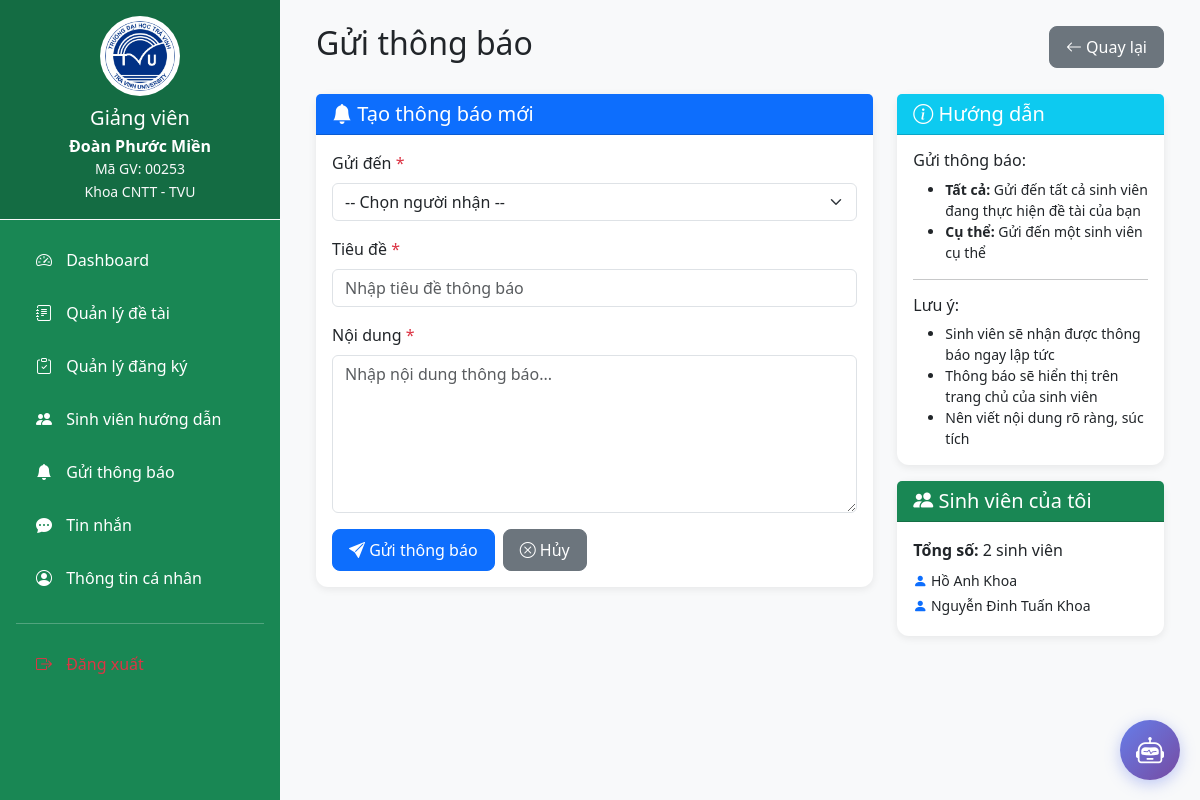
Page /public/teacher/sendNotificationForm (signed in) on the committed database.
### tables this page shows
CREATE TABLE `registrations` (
  `registration_id` int(11) NOT NULL,
  `student_id` int(11) NOT NULL,
  `topic_id` int(11) NOT NULL,
  `status` enum('pending','approved','rejected') DEFAULT 'pending',
  `registered_at` timestamp NOT NULL DEFAULT current_timestamp(),
  `approved_at` timestamp NULL DEFAULT NULL
);

CREATE TABLE `users` (
  `user_id` int(11) NOT NULL,
  `username` varchar(100) NOT NULL,
  `password` varchar(255) NOT NULL,
  `full_name` varchar(255) NOT NULL,
  `email` varchar(150) NOT NULL,
  `role` enum('admin','teacher','student') NOT NULL DEFAULT 'student',
  `student_code` varchar(50) DEFAULT NULL,
  `phone` varchar(20) DEFAULT NULL,
  `created_at` timestamp NOT NULL DEFAULT current_timestamp(),
  `updated_at` timestamp NOT NULL DEFAULT current_timestamp() ON UPDATE current_timestamp(),
  `deleted_at` timestamp NULL DEFAULT NULL,
  `last_login` timestamp NULL DEFAULT NULL
);

### app/core/Controller.php (called while the page is built, shortened)
<?php
class Controller {
    public function model($model) {
        return new $model();
    }
    public function view($view, $data = []) {
        require_once '../app/views/' . $view . '.php';
    }
}

### app/controllers/TeacherController.php (called while the page is built, shortened)
<?php
class TeacherController extends Controller {
    private function checkTeacherSession() {
        return $_SESSION['user_id'];
    }
    public function sendNotification() {
        $teacherId = $this->checkTeacherSession();
        $registrationModel = $this->model('Registration');
        $students = $registrationModel->getByTeacherId($teacherId);
        $approvedStudents = array_filter($students, function($s) {
            return $s['status'] === 'approved';
        });
        $data = [
            'title' => 'Gửi thông báo',
            'students' => $approvedStudents
        ];
        $this->view('teacher/send_notification', $data);
    }
    public function sendNotificationForm() {
        $this->sendNotification();
    }
}

### app/core/App.php (called while the page is built, shortened)
<?php
class App {
    protected $method = 'login';
    public function __construct() {
        $url = $this->parseUrl();
        if (isset($url[0]) && file_exists('../app/controllers/' . ucfirst($url[0]) . 'Controller.php')) {
            unset($url[0]);
        }
        $this->controller = new $this->controller;
        if (get_class($this->controller) !== 'AuthController') {
            $this->method = 'index';
        }
        if (isset($url[1]) && method_exists($this->controller, $url[1])) {
            $this->method = $url[1];
            unset($url[1]);
        }
        $this->params = $url ? array_values($url) : [];
        call_user_func_array([$this->controller, $this->method], $this->params);
    }
    private function parseUrl() {
        if (isset($_GET['url'])) {
            return explode('/', filter_var(rtrim($_GET['url'], '/'), FILTER_SANITIZE_URL));
        }
        return [];
    }
}

### public/index.php (called while the page is built, shortened)
<?php
    require_once '../app/core/App.php';
    require_once '../app/core/Controller.php';
    require_once '../app/core/Database.php';
    $app = new App();

### app/models/Registration.php (called while the page is built, shortened)
<?php
class Registration {
    private $db;
    public function __construct() {
        $this->db = Database::getInstance();
    }
    public function getByTeacherId($teacherId) {
        $stmt = $this->db->prepare("
            SELECT r.*, t.title as topic_title, u.full_name as student_name, u.email as student_email, u.student_code
            FROM registrations r
            JOIN topics t ON r.topic_id = t.topic_id
            JOIN users u ON r.student_id = u.user_id
            WHERE t.teacher_id = ?
            ORDER BY r.registered_at DESC
        ");
        $stmt->execute([$teacherId]);
        return $stmt->fetchAll(PDO::FETCH_ASSOC);
    }
}

### app/core/Database.php (called while the page is built, shortened)
<?php
class Database {
    private static $instance = null;
    private function __construct() {
        $this->pdo = new PDO(
            'mysql:host=' . DB_HOST . ';dbname=' . DB_NAME,
            DB_USER,
            DB_PASS
        );
    }
    public static function getInstance(): PDO {
        if (self::$instance === null) {
            self::$instance = new Database();
        }
        return self::$instance->pdo;
    }
}

### app/views/teacher/send_notification.php (the view, shortened to what this page needs)
<?php include_once __DIR__ . '/../layouts/header.php'; ?>
<div class="d-flex">
    <?php include_once __DIR__ . '/../layouts/teacher_sidebar.php'; ?>
    <div class="main-content flex-grow-1 p-4">
        <div class="container-fluid">
            <div class="d-flex justify-content-between align-items-center mb-4">
                <h2>Gửi thông báo</h2>
                <a href="/PHP-CN/public/teacher/students" class="btn btn-secondary">
                    <i class="bi bi-arrow-left"></i> Quay lại
                </a>
            </div>
            <div class="row">
                <div class="col-md-8">
                    <div class="card">
                        <div class="card-header bg-primary text-white">
                            <h5 class="mb-0"><i class="bi bi-bell-fill"></i> Tạo thông báo mới</h5>
                        </div>
                        <div class="card-body">
                            <form method="POST" action="/PHP-CN/public/teacher/sendNotification">
                                <div class="mb-3">
                                    <label class="form-label">Gửi đến <span class="text-danger">*</span></label>
                                    <select name="recipient_type" id="recipientType" class="form-select" required>
                                        <option value="">-- Chọn người nhận --</option>
                                    </select>
                                </div>
                                <div class="mb-3">
                                    <label class="form-label">Tiêu đề <span class="text-danger">*</span></label>
                                    <input type="text" name="title" class="form-control" placeholder="Nhập tiêu đề thông báo" required>
                                </div>
                                <div class="mb-3">
                                    <label class="form-label">Nội dung <span class="text-danger">*</span></label>
                                    <textarea name="content" class="form-control" rows="6" placeholder="Nhập nội dung thông báo..." required></textarea>
                                </div>
                                <div class="d-flex gap-2">
                                    <button type="submit" class="btn btn-primary">
                                        <i class="bi bi-send-fill"></i> Gửi thông báo
                                    </button>
                                    <a href="/PHP-CN/public/teacher/students" class="btn btn-secondary">
                                        <i class="bi bi-x-circle"></i> Hủy
                                    </a>
                                </div>
                            </form>
                        </div>
                    </div>
                </div>
                <div class="col-md-4">
                    <div class="card">
                        <div class="card-header bg-info text-white">
                            <h5 class="mb-0"><i class="bi bi-info-circle"></i> Hướng dẫn</h5>
                        </div>
                        <div class="card-body">
                            <h6>Gửi thông báo:</h6>
                            <ul class="small">
                                <li><strong>Tất cả:</strong> Gửi đến tất cả sinh viên đang thực hiện đề tài của bạn</li>
                                <li><strong>Cụ thể:</strong> Gửi đến một sinh viên cụ thể</li>
                            </ul>
                            <hr>
                            <h6>Lưu ý:</h6>
                            <ul class="small mb-0">
                                <li>Sinh viên sẽ nhận được thông báo ngay lập tức</li>
                                <li>Thông báo sẽ hiển thị trên trang chủ của sinh viên</li>
                                <li>Nên viết nội dung rõ ràng, súc tích</li>
                            </ul>
                        </div>
                    </div>
                    <div class="card mt-3">
                        <div class="card-header bg-success text-white">
                            <h5 class="mb-0"><i class="bi bi-people-fill"></i> Sinh viên của tôi</h5>
                        </div>
                        <div class="card-body">
                            <p class="mb-2"><strong>Tổng số:</strong> <?= count($data['students']) ?> sinh viên</p>
                            <?php if (!empty($data['students'])): ?>
                                <ul class="list-unstyled small mb-0">
                                    <?php foreach (array_slice($data['students'], 0, 5) as $student): ?>
                                        <li class="mb-1">
                                            <i class="bi bi-person-fill text-primary"></i>
                                            <?= $student['student_name'] ?>
                                        </li>
                                    <?php endforeach; ?>
                                </ul>
                            <?php endif; ?>
                        </div>
                    </div>
                </div>
            </div>
        </div>
    </div>
</div>
<?php include_once __DIR__ . '/../layouts/footer.php'; ?>

### public/css/admin.css (style rules this page uses)
* { margin: 0; padding: 0; box-sizing: border-box; }
body { font-family: 'Segoe UI', Tahoma, Geneva, Verdana, sans-serif; background-color: #f8f9fa; }
.main-content { margin-left: 280px; min-height: 100vh; background-color: #f8f9fa; }
.card { border: none; border-radius: 12px; box-shadow: 0 2px 8px rgba(0, 0, 0, 0.08); transition: transform 0.3s, box-shadow 0.3s; }
.btn { border-radius: 8px; padding: 8px 16px; font-weight: 500; transition: all 0.3s; }

### rows in the picture
registrations: student.full_name "Hồ Anh Khoa"
registrations: student.full_name "Nguyễn Đinh Tuấn Khoa"

### other values in the picture
$_SESSION['full_name'] "Đoàn Phước Miền"
$_SESSION['username'] "00253"
count($data['students']) "2"
